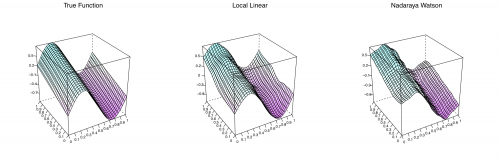

Write R code to recreate this figure.
# ----------------------------------------------------------------------------
# Book: SPM
# ----------------------------------------------------------------------------
# Usage: -
# ----------------------------------------------------------------------------
# See also: -
# ----------------------------------------------------------------------------
# Quantlet: SPMtruenadloc
# ----------------------------------------------------------------------------
# Description: SPMtruenadloc computes the true function, the Nadaraya-Watson
# estimate and the local linear estimate.
# ----------------------------------------------------------------------------
# Author: Eunah Whang, Awdesch Melzer 03042013
# ----------------------------------------------------------------------------

graphics.off()
rm(list = ls(all = TRUE))

set.seed(100)  # set pseudo random numbers
# Number of observations
N    = 900  
grid = seq(0, 1, length = 30)  # grid
x12  = expand.grid(grid, grid)  # expand the grid
x1   = x12[[1]]
x2   = x12[[2]]
true = function(x1, x2) {
    sin(2 * pi * x1) + x2
}  # true function

z = true(x1, x2)  # true function for inputs
y = true(x1, x2) + rnorm(N, mean = 0, sd = 0.5)  # add error to true function

# The local linear smoother
mhat.ll = loess(y ~ x1 + x2, span = 0.1, degree = 1)  # loc

# The Nadaraya-Watson smoother
mhat.nw = loess(y ~ x1 + x2, span = 0.1, degree = 0)


data.tr = data.frame(z, grid, grid)
data.ll = data.frame(mhat.ll$fitted, grid, grid)
data.nw = data.frame(mhat.nw$fitted, grid, grid)



require(lattice)
# To save plot uncomment following line and 'dev.off()', please, comment-out
# 'dev.new()' pdf('SPMtruenadloc%02d.pdf', height=5, width=15, onefile=F)
par.set = list(axis.line = list(col = "transparent"), clip = list(panel = "off"))

# true function plor
p1 = wireframe(z ~ grid * grid, data = data.tr, drape = TRUE, colorkey = F, ticktype = "detailed", 
    main = expression(paste("True Function")), screen = list(z = 30, x = -60), 
    scales = list(arrows = FALSE, col = "black", distance = 1, tick.number = 8, 
        cex = 0.7, x = list(labels = round(seq(0, 1, length = 11), 1)), y = list(labels = round(seq(0, 
            1, length = 11), 1)), z = list(labels = round(seq(min(z), max(z), length = 11), 
            2))), xlab = list("", rot = 30, cex = 1.2), ylab = list("", rot = -40, 
        cex = 1.2), zlab = list("", rot = 95, cex = 1.1), par.settings = par.set)

# local linear plot

p2 = wireframe(mhat.ll$fitted ~ grid * grid, data = data.ll, drape = TRUE, colorkey = F, 
    ticktype = "detailed", main = expression(paste("Local Linear")), screen = list(z = 30, 
        x = -60), scales = list(arrows = FALSE, col = "black", distance = 1, tick.number = 8, 
        cex = 0.7, x = list(labels = round(seq(0, 1, length = 11), 1)), y = list(labels = round(seq(0, 
            1, length = 11), 1)), z = list(labels = round(seq(min(mhat.ll$fitted), 
            max(mhat.ll$fitted), length = 11), 1))), xlab = list("", rot = 30, 
        cex = 1.2), ylab = list("", rot = -40, cex = 1.2), zlab = list("", rot = 95, 
        cex = 1.1), par.settings = par.set)

# nadaraya watson plot

p3 = wireframe(mhat.nw$fitted ~ grid * grid, data = data.nw, drape = TRUE, colorkey = F, 
    ticktype = "detailed", main = expression(paste("Nadaraya Watson")), screen = list(z = 30, 
        x = -60), scales = list(arrows = FALSE, col = "black", distance = 1, tick.number = 8, 
        cex = 0.7, x = list(labels = round(seq(0, 1, length = 11), 1)), y = list(labels = round(seq(0, 
            1, length = 11), 1)), z = list(labels = round(seq(min(mhat.nw$fitted), 
            max(mhat.nw$fitted), length = 11), 1))), xlab = list("", rot = 30, 
        cex = 1.2), ylab = list("", rot = -40, cex = 1.2), zlab = list("", rot = 95, 
        cex = 1.1), par.settings = par.set)

print(p1, split = c(1, 1, 3, 1), more = TRUE)
print(p2, split = c(2, 1, 3, 1), more = TRUE)
print(p3, split = c(3, 1, 3, 1))